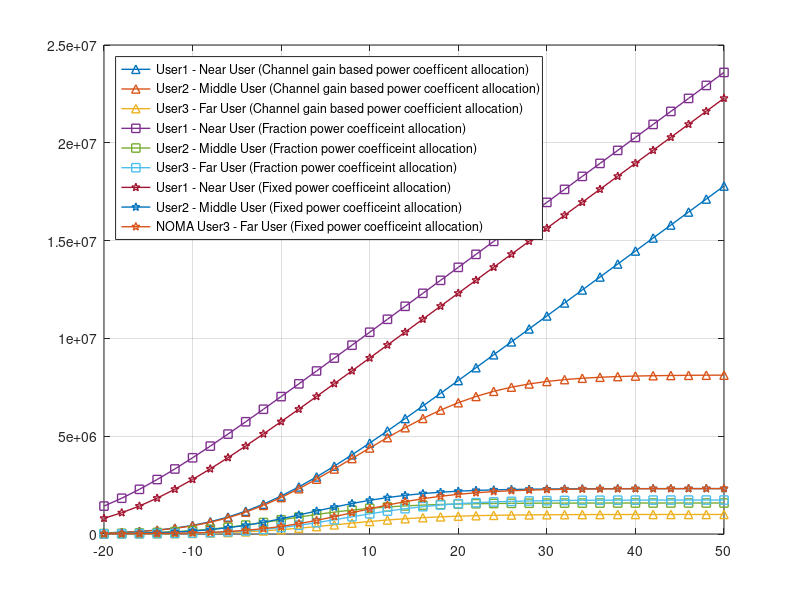

Reproduce this figure in MATLAB.
clc;
clear all
close all

% Ground Distances from UAV in meters
g_d1 = 100;
g_d2 = 500;
g_d3 = 1000;

% UAV height in meters
height_UAV = 45;

% Los Distance between BS and Ground Users
LoS_Dis_UAV_User1 = sqrt(g_d1^2 + height_UAV^2);
LoS_Dis_UAV_User2 = sqrt(g_d2^2 + height_UAV^2);
LoS_Dis_UAV_User3 = sqrt(g_d3^2 + height_UAV^2);

% Angle

angle_UAV_User1 = asin(height_UAV/LoS_Dis_UAV_User1);
angle_UAV_User2 = asin(height_UAV/LoS_Dis_UAV_User2);
angle_UAV_User3 = asin(height_UAV/LoS_Dis_UAV_User3);

% Angle-depend rician factor for Users and BSs
A1 = 1;
A2 = (log(db2pow(60)/A1))/(pi/2);

K_UAV_User1 = A1*exp(A2*angle_UAV_User1);
K_UAV_User2 = A1*exp(A2*angle_UAV_User2);
K_UAV_User3 = A1*exp(A2*angle_UAV_User3);

% Rician Fading for Users and BSs

N = 10^5;
g = sqrt(1/2)*(randn(1,N)+1i*randn(1,N));

g_UAV_User1 = sqrt(K_UAV_User1/(1+K_UAV_User1))*g + sqrt(1/(1+K_UAV_User1))*g;
g_UAV_User2 = sqrt(K_UAV_User2/(1+K_UAV_User2))*g + sqrt(1/(1+K_UAV_User2))*g;
g_UAV_User3 = sqrt(K_UAV_User3/(1+K_UAV_User3))*g + sqrt(1/(1+K_UAV_User3))*g;

% Avarage Channel Power Gain

% Assume Path Loss Componet = 4
% Assume Average Channel Power Gain = -60dB

eta = 4;    % Path Loss Component
b0 = db2pow(0);  % Average channel power gain at a reference deistance d0 = 1m


% Rician fading for UAVs and Users

chPow_UAV_User1 = b0*((LoS_Dis_UAV_User1)^(-eta));
chPow_UAV_User2 = b0*((LoS_Dis_UAV_User2)^(-eta));
chPow_UAV_User3 = b0*((LoS_Dis_UAV_User3)^(-eta));

% Channel Coefficeint

h_UAV_Users1 = sqrt(chPow_UAV_User1)*g_UAV_User1;
h_UAV_Users2 = sqrt(chPow_UAV_User2)*g_UAV_User2;
h_UAV_Users3 = sqrt(chPow_UAV_User3)*g_UAV_User3;

abs_h_UAV_Users1 = (abs(h_UAV_Users1)).^2;
abs_h_UAV_Users2 = (abs(h_UAV_Users2)).^2;
abs_h_UAV_Users3 = (abs(h_UAV_Users3)).^2;

%% Channel coeffiecent value sorting

mean_abs_h_UAV_Users1 = mean(abs_h_UAV_Users1);
mean_abs_h_UAV_Users2 = mean(abs_h_UAV_Users2);
mean_abs_h_UAV_Users3 = mean(abs_h_UAV_Users3);

%% Power Coefficeint by Channel gains

powerCoef_in1 = 1 - (mean_abs_h_UAV_Users1/(mean_abs_h_UAV_Users1+mean_abs_h_UAV_Users2+mean_abs_h_UAV_Users3));
powerCoef_in2 = 1 - (mean_abs_h_UAV_Users2/(mean_abs_h_UAV_Users1+mean_abs_h_UAV_Users2+mean_abs_h_UAV_Users3));
powerCoef_in3 = 1 - (mean_abs_h_UAV_Users3/(mean_abs_h_UAV_Users1+mean_abs_h_UAV_Users2+mean_abs_h_UAV_Users3));
    
powerCoef1 = (powerCoef_in1/(powerCoef_in1+powerCoef_in2+powerCoef_in3));
powerCoef2 = (powerCoef_in2/(powerCoef_in1+powerCoef_in2+powerCoef_in3));
powerCoef3 = (powerCoef_in3/(powerCoef_in1+powerCoef_in2+powerCoef_in3));

%% Achievable Rate Calculation

% Fixed Power Allocations

a1 = 0.1;
a2 = 0.2;
a3 = 0.7;

av3 = 0.8;
av2 = 0.8*(1 - av3);
av1 = 1 - (av2 + av3);

Pt = -20:2:50;     %in dBm
pt = (10^-3)*db2pow(Pt);	%in linear scale

B = 10^6;
No = -174 + 10*log10(B);
no = (10^-3)*db2pow(No);

for u = 1:length(pt)
    % By Channel Power
    C1 = B*log2(1 + pt(u)*powerCoef1.*abs_h_UAV_Users1./(no));
    C1_mean(u) = mean(C1);
    
    C2 = B*log2(1 + pt(u)*powerCoef2.*abs_h_UAV_Users2./(no + pt(u)*powerCoef1.*abs_h_UAV_Users2));
    C2_mean(u) = mean(C2);
    
    C3 = B*log2(1 + pt(u)*powerCoef3.*abs_h_UAV_Users3./(no + pt(u)*(powerCoef1 + powerCoef2).*abs_h_UAV_Users3));
    C3_mean(u) = mean(C3);
    
    % Fixed Power
    C1_f = B*log2(1 + pt(u)*a1.*abs_h_UAV_Users1./(no));
    C1_mean_f(u) = mean(C1_f);
    
    C2_f = B*log2(1 + pt(u)*a2.*abs_h_UAV_Users2./(no + pt(u)*a1.*abs_h_UAV_Users2));
    C2_mean_f(u) = mean(C2_f);
    
    C3_f = B*log2(1 + pt(u)*a3.*abs_h_UAV_Users3./(no + pt(u)*(a1 + a2).*abs_h_UAV_Users3));
    C3_mean_f(u) = mean(C3_f);
    
    % Variable Fixed Power
    C1_vf = B*log2(1 + pt(u)*av1.*abs_h_UAV_Users1./(no));
    C1_mean_vf(u) = mean(C1_vf);
    
    C2_vf = B*log2(1 + pt(u)*av2.*abs_h_UAV_Users2./(no + pt(u)*av1.*abs_h_UAV_Users2));
    C2_mean_vf(u) = mean(C2_vf);
    
    C3_vf = B*log2(1 + pt(u)*av3.*abs_h_UAV_Users3./(no + pt(u)*(av1 + av2).*abs_h_UAV_Users3));
    C3_mean_vf(u) = mean(C3_vf);
end

%% Plot

figure;
plot(Pt,C1_mean,'-^','linewidth',1); hold on; grid on;
plot(Pt,C2_mean,'-^','linewidth',1);
plot(Pt,C3_mean,'-^','linewidth',1);

plot(Pt,C1_mean_f,'-square','linewidth',1); hold on; grid on;
plot(Pt,C2_mean_f,'-square','linewidth',1);
plot(Pt,C3_mean_f,'-square','linewidth',1);

plot(Pt,C1_mean_vf,'-pentagram','linewidth',1); hold on; grid on;
plot(Pt,C2_mean_vf,'-pentagram','linewidth',1);
plot(Pt,C3_mean_vf,'-pentagram','linewidth',1);

legend({'User1 - Near User (Channel gain based power coefficent allocation)','User2 - Middle User (Channel gain based power coefficent allocation)','User3 - Far User (Channel gain based power coefficient allocation)','User1 - Near User (Fraction power coefficeint allocation)','User2 - Middle User (Fraction power coefficeint allocation)','User3 - Far User (Fraction power coefficeint allocation)','User1 - Near User (Fixed power coefficeint allocation)','User2 - Middle User (Fixed power coefficeint allocation)','NOMA User3 - Far User (Fixed power coefficeint allocation)'},'location','northwest');


